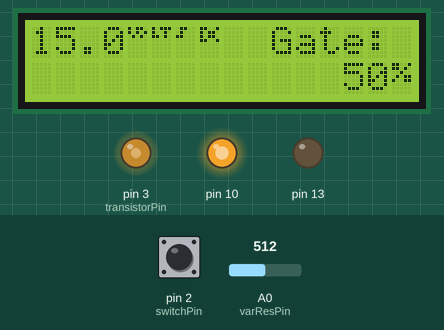
The sketch below on a simulated Arduino Uno, built with avr-gcc and run on an emulated ATmega328P. Shown: 16×2 character LCD, output pins drawn as LEDs (lit = HIGH). Inputs (shaded band) come from the test bench; at power-on: A0 (varResPin) = 512, pin 2 (switchPin) LOW.

Above: at 1.2 s.
1.3 s: A0 (varResPin) set to 1007
At 1.8 s:
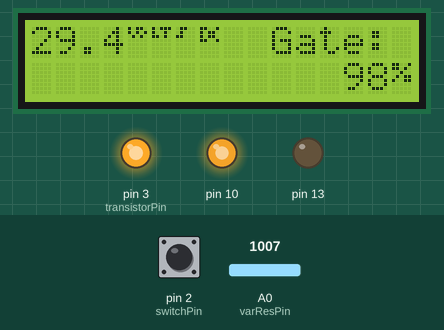
2.8 s: A0 (varResPin) set to 1020
At 3.6 s:
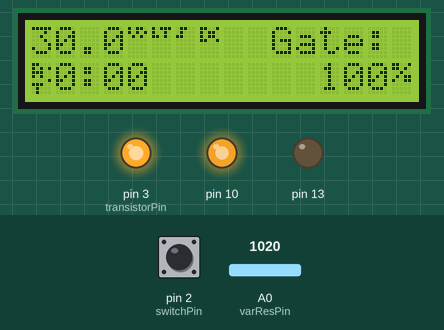
5.8 s: A0 (varResPin) set to 246
At 6.4 s:
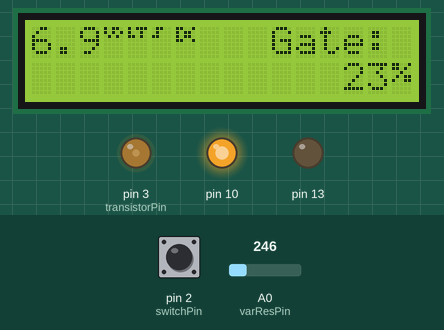
7.3 s: pin 2 (switchPin) pulled HIGH for 0.15 s
At 10.6 s:
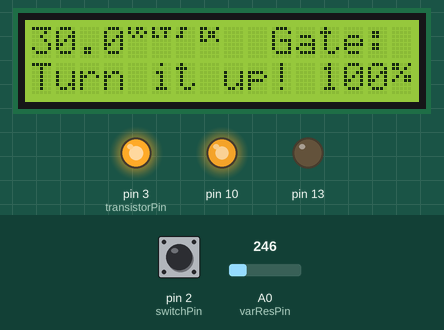
11.4 s: A0 (varResPin) set to 1023
At 12.7 s:
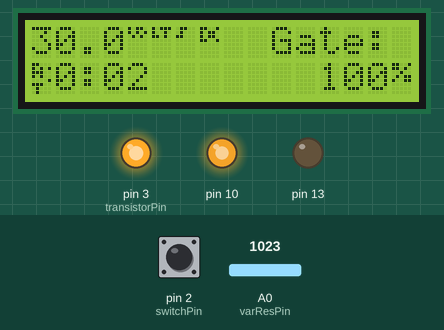
12.9 s: A0 (varResPin) set to 0
At 14.2 s:
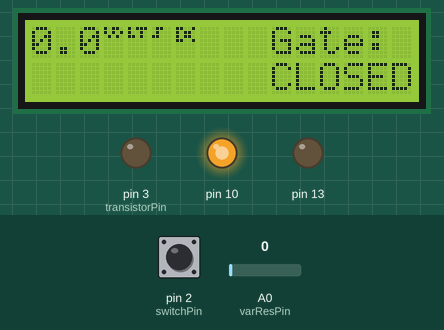
Timing chart, 0 to 15.4 s (numbered marks = the images above; inputs shaded):
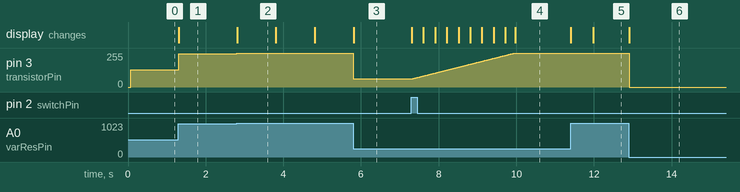

The sketch:

motorcontroller_v2_0__LCD_.ino
```cpp
//MotorController v2.0 (w/LCD)
  //Created by Matthew Mason,
  //December 2013

/*
Pin Setup:
Analog Pin  | Connected to
     0           10K var res
     1           not used
     2           not used
     3           not used
     4           not used
     5           not used
Digital Pin | Connected to
     0           not used
     1           not used
     2           not used
     3           MOSFET
     4           LCD D7
     5           LCD D6
     6           LCD D5
     7           LCD D4
     8           not used
     9           not used
    10           not used
    11           LCD ENABLE
    12           LCD RS
    13           not used
LCD Ex.:
------------------
|2.7vlsD   Gate: |
|              9%|
------------------
*/
unsigned long startingMillis = 0;
unsigned long previousMillis = 0;
unsigned long mins = 0;
unsigned long secs = 0;
unsigned long secs1 = 0;
const int switchPin = 2;
const int transistorPin = 3;
const int varResPin = A0;
const int spoolDelay = 10;  //ms delay between each +1 of motor speed (out of 255) when spooling
const int inputVolts = 30;  //total external voltage input (multiple of 10 to work correctly)
int switchState = LOW;
int secsCursor = 0;
int newTime = 1;
int motorSpeed = 0;
int speedPercent = 0;
int volts = 0;
int untruncVolts = 0;
int truncVolts = 0;
int voltsDecimal = 0;
int voltsDiv10 = 0;
#include <LiquidCrystal.h>
LiquidCrystal lcd(12, 11, 7, 6, 5, 4);
byte vo[8] = {
  B10110,
  B10101,
  B01010,
  B00000,
  B00000,
  B00000,
  B00000,
};
byte lt[8] = {
  B10111,
  B10010,
  B11010,
  B00000,
  B00000,
  B00000,
  B00000,
};
byte s[8] = {
  B01100,
  B01000,
  B11000,
  B00000,
  B00000,
  B00000,
  B00000,
};
byte dc[8] = {
  B11001,
  B10110,
  B10110,
  B11001,
  B00000,
  B00000,
  B00000,
};
byte blank[8] = {
  B00000,
  B00000,
  B00000,
  B00000,
  B00000,
  B00000,
  B00000,
};
byte percent[8] = {
  B11001,
  B11010,
  B00100,
  B01011,
  B10011,
  B00000,
  B00000,
};
byte rt[9] = {
  B11000,
  B10101,
  B11100,
  B10100,
  B00001,
  B11100,
  B01000,
  B01000,
};
void setup()
  {
  pinMode(switchPin, INPUT);
  pinMode(transistorPin, OUTPUT);
  pinMode(13, OUTPUT);
  pinMode(10, OUTPUT);
  digitalWrite(13, LOW);
  lcd.createChar(0, vo);
  lcd.createChar(1, lt);
  lcd.createChar(2, s);
  lcd.createChar(3, dc);
  lcd.createChar(4, blank);
  lcd.createChar(5, percent);
  lcd.createChar(6, rt);
  lcd.begin(16, 2);
  lcd.noBlink();
  lcd.setCursor(10,0);
  lcd.print("Gate:");
  lcd.setCursor(10,1);
  lcd.print("CLOSED");
  analogWrite(10, 230);
  }
void loop()
  {
  motorSpeed = analogRead(varResPin)/4;
  analogWrite(transistorPin, motorSpeed);
  speedPercent = motorSpeed*100/255;
  voltsDiv10 = inputVolts/10;
  volts = speedPercent*voltsDiv10/10;
  untruncVolts = speedPercent*voltsDiv10;
  truncVolts = volts*10;
  voltsDecimal = untruncVolts-truncVolts;
  lcd.setCursor(0,0);
  lcd.print(volts);
  if(volts<10)
    {
    lcd.setCursor(1,0);
    lcd.print(".");
    lcd.setCursor(2,0);
    lcd.print(voltsDecimal);
    for(int number = 0; number<5; number++)
      {
      lcd.setCursor(number+3,0);
      lcd.write(byte(number));
      }
    }
  else
    {
    lcd.setCursor(2,0);
    lcd.print(".");
    lcd.setCursor(3,0);
    lcd.print(voltsDecimal);
    for(int number = 0; number<4; number++)
      {
      lcd.setCursor(number+4,0);
      lcd.write(byte(number));
      }
    }
  if(speedPercent>9)
    {
    if(speedPercent>99)
      {
      for(int number = 10; number<12; number++)
        {
        lcd.setCursor(number,1);
        lcd.write(byte(4));
        }
      lcd.setCursor(12,1);
      lcd.print(speedPercent);
      lcd.setCursor(15,1);
      lcd.write(byte(5));
      }
    else
      {
      for(int number = 10; number<13; number++)
        {
        lcd.setCursor(number,1);
        lcd.write(byte(4));
        }
      lcd.setCursor(13,1);
      lcd.print(speedPercent);
      lcd.setCursor(15,1);
      lcd.write(byte(5));
      }
    }
  else
    {
    if(speedPercent == 0)
      {
      lcd.setCursor(10,1);
      lcd.print("CLOSED");
      }
    else
      {
      for(int number = 10; number<14; number++)
        {
        lcd.setCursor(number,1);
        lcd.write(byte(4));
        }
      lcd.setCursor(14,1);
      lcd.print(speedPercent);
      lcd.setCursor(15,1);
      lcd.write(byte(5));
      }
    }
  if(speedPercent<100)
    {
    switchState = digitalRead(switchPin);
    if(switchState == HIGH)
      {
      lcd.setCursor(0,1);
      lcd.print("Spooling..");
      for(motorSpeed = motorSpeed; motorSpeed<256; motorSpeed++)
        {
        analogWrite(transistorPin, motorSpeed);
        speedPercent = motorSpeed*100/255;
        voltsDiv10 = inputVolts/10;
        volts = speedPercent*voltsDiv10/10;
        untruncVolts = speedPercent*voltsDiv10;
        truncVolts = volts*10;
        voltsDecimal = untruncVolts-truncVolts;
        lcd.setCursor(0,0);
        lcd.print(volts);
        if(volts<10)
          {
          lcd.setCursor(1,0);
          lcd.print(".");
          lcd.setCursor(2,0);
          lcd.print(voltsDecimal);
          for(int number = 0; number<5; number++)
            {
            lcd.setCursor(number+3,0);
            lcd.write(byte(number));
            }
          }
        else
          {
          lcd.setCursor(2,0);
          lcd.print(".");
          lcd.setCursor(3,0);
          lcd.print(voltsDecimal);
          for(int number = 0; number<4; number++)
            {
            lcd.setCursor(number+4,0);
            lcd.write(byte(number));
            }
          }
        if(speedPercent>9)
          {
        if(speedPercent>99)
            {
            for(int number = 10; number<12; number++)
              {
              lcd.setCursor(number,1);
              lcd.write(byte(4));
              }
            lcd.setCursor(12,1);
            lcd.print(speedPercent);
            lcd.setCursor(15,1);
            lcd.write(byte(5));
            }
          else
            {
            for(int number = 10; number<13; number++)
              {
              lcd.setCursor(number,1);
              lcd.write(byte(4));
              }
            lcd.setCursor(13,1);
            lcd.print(speedPercent);
            lcd.setCursor(15,1);
            lcd.write(byte(5));
            }
          }
        else
          {
          if(speedPercent == 0)
            {
            lcd.setCursor(10,1);
            lcd.print("CLOSED");
            }
          else
            {
            for(int number = 10; number<14; number++)
              {
              lcd.setCursor(number,1);
              lcd.write(byte(4));
              }
            lcd.setCursor(14,1);
            lcd.print(speedPercent);
            lcd.setCursor(15,1);
            lcd.write(byte(5));
            }
          }
        delay(spoolDelay);
        }
      previousMillis = millis();
      while(analogRead(varResPin)<1020)
        {
        lcd.setCursor(0,1);
        lcd.print("Turn it up!");
        }
      for(int number = 4; number<10; number++)
        {
        lcd.setCursor(number,1);
        lcd.write(byte(4));
        }
      newTime = 0;
      }
    }
  if(speedPercent == 100)
    {
    unsigned long currentMillis = millis();
    if(newTime == 1)
      {
      previousMillis = currentMillis;
      mins = 0;
      newTime = 0;
      }
    secs1 = (currentMillis-previousMillis);
    secs = (secs1/1000);
    if(secs > 59)
      {
      previousMillis = currentMillis;
      secs = 0;
      mins = mins+1;
      }
    lcd.setCursor(0,1);
    lcd.write(byte(6));
    lcd.setCursor(1,1);
    lcd.print(mins);
    if(mins>9)
      {
      if(mins>99)
        {
        lcd.setCursor(4,1);
        }
      else
        {
        lcd.setCursor(3,1);
        }
      }
    else
      {
      lcd.setCursor(2,1);
      }
    lcd.print(":");
    if(mins>9)
      {
      if(mins>99)
        {
        secsCursor = 5;
        }
      else
        {
        secsCursor = 4;
        }
      }
    else
      {
      secsCursor = 3;
      }
    lcd.setCursor(secsCursor,1);
    if(secs<10)
      {
      lcd.print("0");
      lcd.setCursor(secsCursor+1,1);
      }
    lcd.print(secs);
    }
  else
    {
    for(int number = 0; number<10; number++)
      {
      lcd.setCursor(number,1);
      lcd.write(byte(4));
      }
    newTime = 1;
    }
  }
```

Measured:
- the behaviour switches between 1019 and 1020 on A0 (varResPin) (found by bisection; images 1 and 2)
- after the input at 1.3 s, pin 3 (transistorPin): 128/255 → 251/255 at once; the display: changes at once (image 1)
- after the input at 2.8 s, pin 3 (transistorPin): 251/255 → 255/255 at once; the display: changes at once (image 2)
- after the input at 5.8 s, pin 3 (transistorPin): 255/255 → 61/255 at once; the display: changes at once (image 3)
- after the input at 7.3 s, pin 3 (transistorPin): moves from 61/255 to 255/255 over 2.6 s, starting at once; the display: first changes at once (image 4 shows a later state)
- after the input at 11.4 s, the display: first changes at once (image 5 shows a later state)
- after the input at 12.9 s, pin 3 (transistorPin): 255/255 → 0/255 at once; the display: changes at once (image 6)
